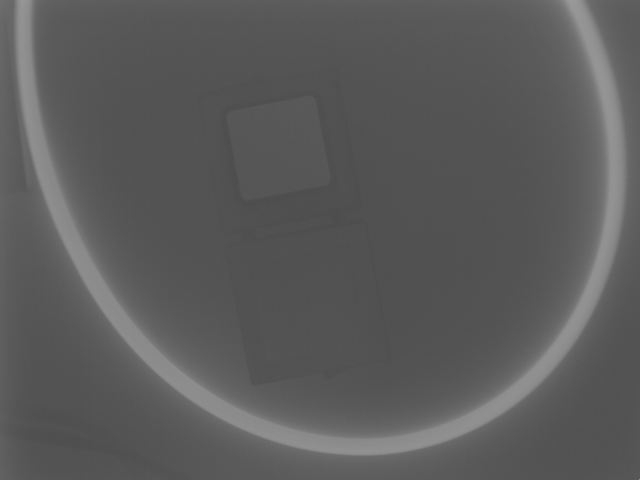
#> input picture images/alto2flujo.png, 640 x 480 px; its folder holds only this picture in this run
$ jupyter execute --allow-errors Pregunta1.ipynb   (older library calls are emulated)
#> lines starting #> are read from the running program, lines starting #| are printed output that depends on the picture; after the words box and inside, x2 and y2 are one past the last pixel; in counts of white or black regions, pixels touching at a corner belong together
### utils.py

from typing import Optional, Callable, Tuple, List, NoReturn
from functools import partial

import matplotlib.pyplot as plt
#import matplotlib.image as img
import skimage

import numpy as np
import cv2 as cv
import PIL as pil

# [245 lines left out: functions binarise, rescale_img, reverse, complement, side_by_side, structuring_circle and 6 more, not called in this run]
##

### Pregunta1.ipynb
[cell 1]
# Type annotations :
from typing import Tuple, List, Optional, NoReturn, Callable, Any, Dict

# Standard and OS :
import copy
import json
import glob
import os
import importlib # Required to reload a module
                 # because the Jupyter Kernel
                 # won't  really reimport by itself.
import multiprocessing as mp

# Image processing :
import cv2 as cv
import skimage
from skimage.feature import canny, peak_local_max
from skimage.util.dtype import dtype_range
from skimage.util import img_as_ubyte, img_as_float
from skimage import exposure
import skimage.morphology as morphology
from skimage.morphology import disk, skeletonize, thin, medial_axis, watershed, max_tree, convex_hull_image, closing
from skimage.filters import sobel
from skimage.segmentation import felzenszwalb, slic, quickshift, watershed
from skimage.segmentation import mark_boundaries
import skimage.measure as measure
import skimage.draw as draw
from skimage.color import label2rgb
#from skimage.morphology import black_tophat, skeletonize, convex_hull_image
#from skimage.morphology import disk

from skimage.filters import rank
from skimage.measure import label, regionprops

# Numeric :
import numpy as np
import pandas as pd
from scipy import ndimage as ndi

# Visualisation :
import matplotlib.pyplot as plt
import matplotlib.patches as mpatches
import seaborn as sns

# Machine-Learning :
from sklearn.cluster import KMeans

# Functional programing tools :
from functools import partial, reduce
from itertools import islice, chain, repeat
from operator import itemgetter

[cell 2]
# Modules defined within this repo :
import mfilt_funcs as mfs
importlib.reload(mfs)
import mfilt_funcs as mfs

import utils
importlib.reload(utils)
import utils

import forutils
importlib.reload(forutils)
from forutils import find_branch_points

[cell 3]
lmap = lambda x, y: list(map(x, y))
lfilter = lambda x, y: list(filter(x, y))
imread = lambda x: cv.imread(x, 0)
pad_obj = lambda x: cv.copyMakeBorder(np.float64(x.image), 10, 10, 10, 10, cv.BORDER_CONSTANT)
pad  = lambda x: cv.copyMakeBorder(np.float64(x), 10, 10, 10, 10, cv.BORDER_CONSTANT)
pad1 = lambda x: cv.copyMakeBorder(np.float64(x), 1, 1, 1, 1, cv.BORDER_CONSTANT)

[cell 4]
plt.style.use('seaborn-deep')
plt.rcParams['figure.figsize'] = (12, 8)

[cell 5]
#################################### Tested and functional : #######################################

# [92 lines left out: functions chunk_pad, segplot, watershed_viz, ez_watershed, not called in this run]
##

def auto_segment(
    img: np.ndarray,
    groups: int = 2,
    skew: Optional[float] = None,
    nonzero: bool = False,
    verbose: bool = False,
    save_file: Optional[str] = None,
    figsize: Optional[Tuple[int]] = (12, 8)
) -> np.ndarray:
    """
        Segment (by thresholding)
    """

    assert type(groups) is int, f"type(groups) == '{type(groups)}', should be int."

    #Create the destination image from the image passed to the function, casting it when needed.
    _floats = [np.float, np.float16, np.float32, np.float64, np.float128]
    if img.dtype in _floats:
        dst: np.ndarray = copy.deepcopy(img)
    else:
        dst: np.ndarray = copy.deepcopy(np.float64(img) / 255)

    # We perform K-Means clustering analysis :
    _intensities = img.flatten()
    _show_intensities = _intensities.copy()
    if nonzero:
        _intensities = _intensities[_intensities.nonzero()]
    _kmeans = KMeans(n_clusters=groups, random_state=0, verbose=verbose).fit(_intensities.reshape(-1, 1))
    _centers = pd.core.frame.DataFrame({
        "means": chain.from_iterable(_kmeans.cluster_centers_)
    })
    _centers = _centers.sort_values(by=['means'])

    # We obtain our threshold values as pairwise means between cluster centers.
    _centers['k'] = _centers.rolling(2).mean()

    # If we desire to skew the thresholding process, we modify the K series :
    if skew is not None:
        _centers['k'] = _centers['k'].apply(lambda x: x + skew)

    # Create the values that will fill the image, according to the thresholds.
    _fill_vals = np.linspace(0, 1, groups, dtype=np.float64)

    # Fill the image with trheshold values.
    ks = [0] + _centers['k'].dropna().tolist()
    for j in range(len(ks) - 1):
        _mask = np.nonzero( (img > ks[j]) & (img < ks[j+1]) )
        dst[ _mask ] = _fill_vals[j]
    _mask = np.nonzero( img > ks[-1] )
    dst[ _mask ] = _fill_vals[-1]

    if verbose:
        fig = plt.figure(figsize = figsize)
        if skew is not None:
            print(f"\n\n Each one of the K's was skewed by a value of {skew}\n\n")
        lmap(lambda x: plt.axvline(x, color='r'), _centers.k.dropna())
        lmap(lambda x: plt.axvline(x, color='g'), _centers.means)
        _ = sns.distplot(_show_intensities, kde=False)
        fig2 = plt.figure(figsize = figsize)
        fig2.add_subplot(1, 2, 1)
        plt.imshow(img, cmap = 'gray')
        plt.title('Original')
        fig2.add_subplot(1, 2, 2)
        plt.imshow(dst, cmap = 'gray')
        plt.title(f"Threshold ({groups} groups)")

    return dst
##

def ref_region(
    img: np.ndarray,
    selem: Any = disk(5),
    sigma: int = 3,
    opening_se: np.ndarray = np.ones((10, 10)),
    closing_se: np.ndarray = np.ones((5, 5)),
    verbose: bool = False
):
    """
    """

    # Perform histogram equalisation :
    _img_eq = rank.equalize(img, selem=selem)

    # Perform edge detection :
    _edges = canny(_img_eq, sigma=3)
    _filled = ndi.binary_fill_holes(_edges)

    # Morphological processing :
    _eroded = utils.closing(
        utils.opening(np.float64(_filled), opening_se), closing_se
    )

    if verbose:
        utils.side_by_side(img, _img_eq, title1="Original", title2="Histogram Equalised")
        #plt.title('Lol')
        utils.side_by_side(_img_eq, _filled, title1="Histogram Equalised", title2="Canny Edge Detection + Filled image")
        #plt.title('Lal')
        utils.side_by_side(_filled, _eroded, title1="Canny Edge Detection + Filled image", title2="Opening, closing")
        #plt.title('Lel')

    return _eroded
##

def subdivide_hose(
    img: np.ndarray,
    n: int = 2,
    contiguous: bool = False,
    disksize: Optional[float] = None
) -> List[np.ndarray]:
    """
        Subdivide a hose into n chunks, automatically.
    """

    _edges = canny(img)
    _label_image = label(_edges, return_num=False)
    _objs = regionprops(_label_image)

    _smallest = reduce(lambda x, y: x if x.area < y.area else y, _objs)
    _largest  = reduce(lambda x, y: x if x.area > y.area else y, _objs)

    if contiguous:
        # Sort according to columns.
        _short = np.array(sorted(_smallest.coords, key=itemgetter(1)))
        _long  = np.array(sorted(_largest.coords,  key=itemgetter(1)))
    else:
        _short = _smallest.coords
        _long  = _largest.coords

    _small_chunks = np.array_split(_short, n)
    _large_chunks = np.array_split(_long, n)

    # Create n subdivision masks :
    _masked = [np.zeros_like(img, dtype=img.dtype) for i in range(n)]

    for i in range(len(_masked)):
        for _coord in _small_chunks[i]:
            _masked[i][tuple(_coord)] = 1
        for _coord in _large_chunks[i]:
            _masked[i][tuple(_coord)] = 1

    disksize = disksize if disksize is not None else 13

    return [ cv.bitwise_and(np.uint8(img), np.uint8(morphology.dilation(_mask, disk(disksize)))) for _mask in _masked ]
##


# [67 lines left out: functions plot_label_image_regions, my_thinning, prune, not called in this run]

    # Hit or miss stage :
    #X2 = reduce(ndi.binary_hit_or_miss, B, X1)

    #return X2

    # Dilation stage :
    #X3 = cv.dilate(X2, H)
    # Hit-or-miss
    #ndi.binary_hit_or_miss
##

[cell 6]
cwd  = os.path.abspath('.')
path = os.path.join(cwd, 'images')
pattern = os.path.join(path, '*flujo.png')
files = glob.glob(pattern)
files

Todas nuestras imágenes de interés contienen la cadena de caracteres 'flujo.png'.

[cell 7]
llaves = lmap(lambda x: os.path.split(x)[-1], files)

[cell 8]
mangueras = {
    f"{nombre}": imread(file) for file, nombre in zip(files, llaves)
}
#> mangueras = 1 item

[cell 9]
intensities = pd.core.frame.DataFrame({
    key: mangueras[key].flatten() for key in mangueras.keys()
})
#> intensities = table of 307200 rows and 1 columns

[cell 10]
# SUPER SLOW !
# Do not run !
sns.pairplot(intensities)
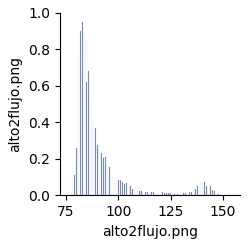
#> figure drawn by matplotlib, 1 panel

Podemos observar una gran correlación entre las intensidades de todas las imágenes.

[cell 11]
for i in intensities:
    sns.distplot(intensities[i],  kde=False)
#> this loop made 1 pass
#> i on pass 1: 'alto2flujo.png'

Nótese lo similares que son las distribuciones de las intensidades, independientemente de la intensidad del flujo.

[cell 12]
mangueras_segmentadas = {
    key: auto_segment(mangueras[key], verbose=False, groups=2, skew=None) for key in mangueras.keys()
}
#> in auto_segment, img is the input picture: shape (480, 640); min 76, max 154, mean 91.6
#> in auto_segment, `ks = [0] + _centers['k'].dropna().tolist()`: ks = [0, 110.5]
#> the loop in auto_segment, `for j in range(len(ks) - 1):` made 1 pass
#> in auto_segment, `dst[ _mask ] = _fill_vals[-1]`:
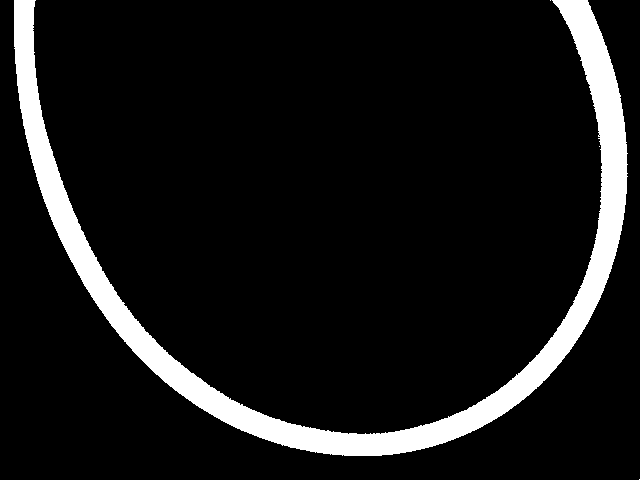
#> dst: shape (480, 640) float64; values 0 (black) and 1 (white), 9.3% white; 4 white regions (3 under 20 px), largest, box (x1, y1, x2, y2) and area: (14, 0, 628, 456) 28662
#> mangueras_segmentadas = 1 item

Aquí segmentamos automáticamente la región de la manguera, gracias al gran contraste que existe entre éste nuestro ente de interés y el fondo (muy claro el primero, oscuro el segundo).

Usamos la función que diseñamos : ```auto_segment()```

[cell 13]
for nombre in mangueras.keys():
    utils.side_by_side(
        mangueras[nombre], mangueras_segmentadas[nombre],
        title1=nombre, title2=f"{nombre} : manguera segmentada"
    )
#> this loop made 1 pass

Aquí podemos observar las imágenes con su respectiva máscara de segmentación.

[cell 14]
region_ref1 = {
    key: auto_segment(mangueras[key], groups=3) for key in mangueras.keys()
}
#> call 2 of auto_segment, with groups = 3, nonzero = False, verbose = False, figsize = (12, 8)
#> in auto_segment (call 2), `ks = [0] + _centers['k'].dropna().tolist()`: ks = [0, 91.61, 117.9]
#> the loop in auto_segment (call 2), `for j in range(len(ks) - 1):` made 2 passes
#> in auto_segment (call 2), `dst[ _mask ] = _fill_vals[-1]`:
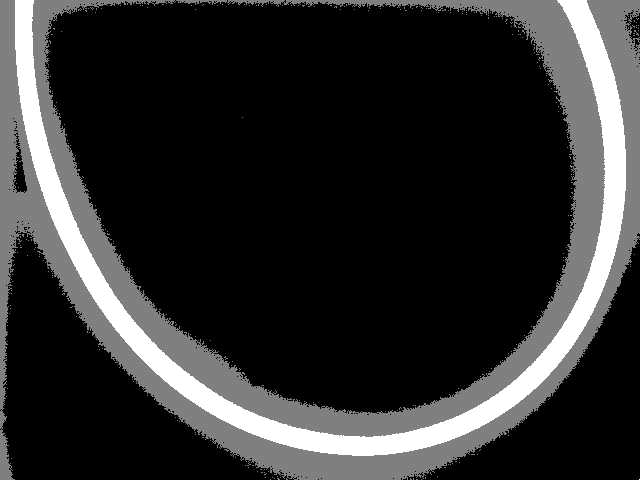
#> dst: shape (480, 640) float64; min 0, max 1, mean 0.181
#> region_ref1 = 1 item

[cell 15]
for nombre in mangueras.keys():
    utils.side_by_side(
        mangueras[nombre], region_ref1[nombre],
        title1=nombre, title2=f"{nombre} : región de referencia segmentada"
    )

Aquí podemos observar que la referencia es más difícil de segmentar en función de las intensidades.

La función fue llamada indicando que se buscaba una imagen trinaria ```auto_seg(img, groups=3)```
Se esperaba que esto permitiese segmentar la **región referencia** ya que ésta muestra una intensidad mayor a la del fondo pero menor a la de la manguera.

Tal vez quitando la región de la manguera (la de mayor intensidad) sea más fácil segmentar automáticamente la **región referencia**.

[cell 16]
sin_manguera = {
    key: mangueras[key] * np.uint8(1.0 - mangueras_segmentadas[key])
    for key in mangueras_segmentadas.keys()
}
#> sin_manguera = 1 item
plt.imshow(sin_manguera[llaves[0]], cmap='gray')

Nótese que la imagen muestra en negro la región que antes mostraba la mayor intensidad.

[cell 17]
sin_manguera = {
    key: mangueras[key] * np.uint8(1.0 - mangueras_segmentadas[key])
    for key in mangueras_segmentadas.keys()
}

[cell 18]
region_ref2 = {
    key: auto_segment(sin_manguera[key], groups=2, nonzero=True) for key in sin_manguera.keys()
}
#> call 3 of auto_segment, with groups = 2, nonzero = True, verbose = False, figsize = (12, 8)
#> in auto_segment (call 3), `ks = [0] + _centers['k'].dropna().tolist()`: ks = [0, 90.51]
#> the loop in auto_segment (call 3), `for j in range(len(ks) - 1):` made 1 pass
#> in auto_segment (call 3), `dst[ _mask ] = _fill_vals[-1]`:
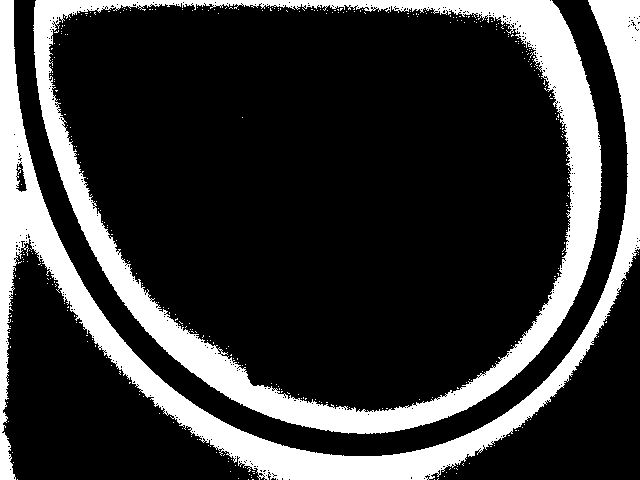
#> dst: shape (480, 640) float64; values 0 (black) and 1 (white), 21.8% white; 361 white regions (359 under 20 px), largest, box (x1, y1, x2, y2) and area: (33, 0, 602, 434) 34170, (0, 0, 640, 480) 32140
#> region_ref2 = 1 item

[cell 19]
for nombre in sin_manguera.keys():
    utils.side_by_side(
        sin_manguera[nombre], region_ref2[nombre],
        title1=nombre, title2=f"{nombre} : región de referencia segmentada"
    )

Aún teniendo la región de la manguera oscurecida, la función ```auto_seg()``` no permite segmentar la **región referencia** de forma automática. Esto podría atribuirse a que la forma del histograma de las ***imágenes con la manguera oscurecida*** sigue mostrando dos cúmulos principales como se muestra a continuación.

Sin embargo, debe notarse que la funcción ```auto_seg(.., nonzero=True)``` fue llamada con el parámetro ```nonzero=True```, lo que hace que la funcón ignore las entradas que valen 0 al momento de calcular los centros de los grupos.

Si se desea una visualización más detallada del funcionamiento de este parámetro, se recomienda correr este código, en dos celdas por separado para observar el efecto del parámetro ```nonzero``` :
```python
region_ref2 = {
    key: auto_segment(sin_manguera[key], groups=2, nonzero=True, verbose=True) for key in sin_manguera.keys()
}
```
por
```python
region_ref2 = {
    key: auto_segment(sin_manguera[key], groups=2, nonzero=False, verbose=True) for key in sin_manguera.keys()
}
```

#> (a cell that did not finish here is left out)

[cell 21]
region_ref3 = {
    key: auto_segment(sin_manguera[key], groups=3, nonzero=True) for key in sin_manguera.keys()
}
#> call 4 of auto_segment, with groups = 3, nonzero = True, verbose = False, figsize = (12, 8)
#> in auto_segment (call 4), `ks = [0] + _centers['k'].dropna().tolist()`: ks = [0, 87.3, 96.43]
#> the loop in auto_segment (call 4), `for j in range(len(ks) - 1):` made 2 passes
#> in auto_segment (call 4), `dst[ _mask ] = _fill_vals[-1]`:
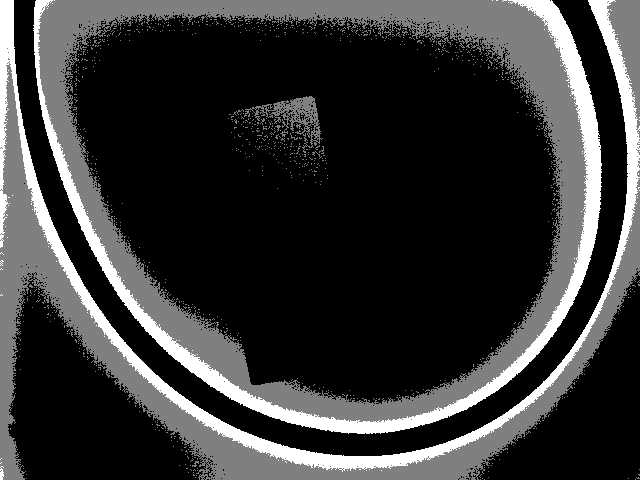
#> dst: shape (480, 640) float64; min 0, max 1, mean 0.208
#> region_ref3 = 1 item

[cell 22]
for nombre in sin_manguera.keys():
    utils.side_by_side(
        sin_manguera[nombre], region_ref3[nombre],
        title1=nombre, title2=f"{nombre} : región de referencia segmentada"
    )

[cell 23]
edges = canny(mangueras[llaves[0]] /255.)
#> edges: shape (480, 640) bool; 0.89% white in thin lines or dots
fill_coins = ndi.binary_fill_holes(edges)

[cell 24]
verbose = False

if verbose:
    for img1 in mangueras.values():
        ref_region(img1, verbose=True)

[cell 25]
region_ref4 = {
    key: ref_region(mangueras[key]) for key in mangueras.keys()
}
#> in ref_region, `_img_eq = rank.equalize(img, selem=selem)`:
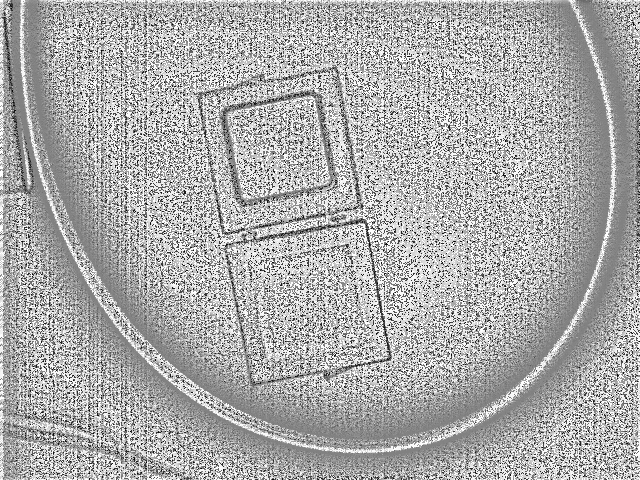
#> _img_eq: shape (480, 640); min 3, max 255, mean 171.5
#> in opening, `return cv.dilate(cv.erode(src, kernel, iterations=iterations), kernel,..`:
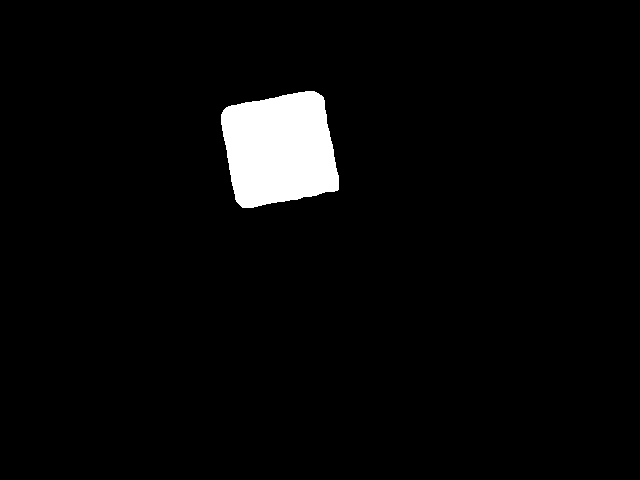
#> returned value: shape (480, 640) float64; values 0 (black) and 1 (white), 3.5% white; 1 white region, box (x1, y1, x2, y2) and area: (221, 91, 339, 208) 10839
#> region_ref4 = 1 item

[cell 26]
for nombre, imagen in zip(region_ref4.keys(), region_ref4.values()):
    plt.figure()
    plt.imshow(np.uint8(imagen), cmap="gray")
    plt.title(nombre)
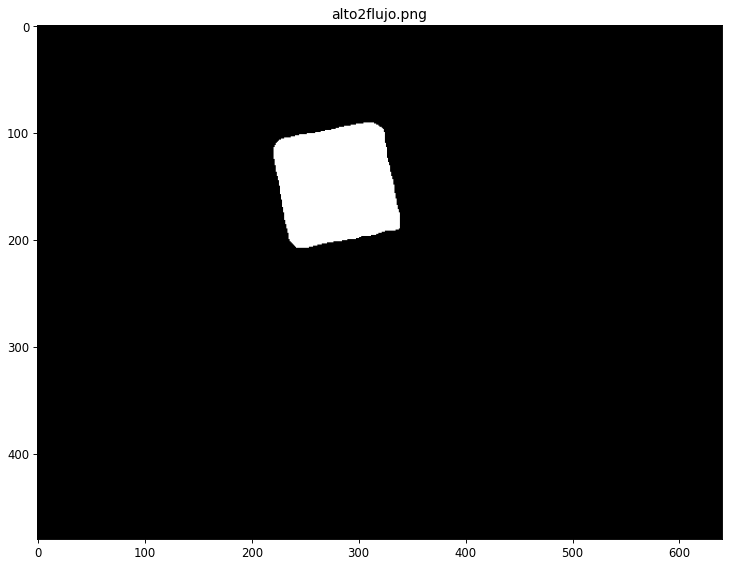
#> figure drawn by matplotlib, 1 panel

[cell 27]
segmented_ref_reg = {
    key: mangueras[key] * region_ref4[key] for key in llaves
}
#> segmented_ref_reg = 1 item

[cell 28]
_tmp = copy.deepcopy(mangueras[llaves[0]][80:220, 210:350])
#_tmp[ _tmp < 85] = 0
#_tmp *= np.uint8( auto_segment(_tmp) * 255 )
plt.imshow(_tmp, cmap='gray')
plt.figure()
sns.distplot(_tmp.flatten()[_tmp.flatten().nonzero()])

[cell 29]
plt.imshow(mangueras[llaves[0]])

[cell 30]
# [5 lines of commented-out code are left out]

[cell 31]
_tmp = copy.deepcopy(segmented_ref_reg[llaves[0]][80:220, 210:350])
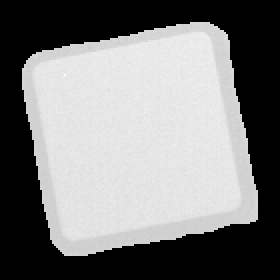
#> _tmp: shape (140, 140) float64 (shown 2 times larger); min 0, max 96, mean 47; drawn with min black and max white
plt.imshow(_tmp, cmap='gray')
plt.figure()
sns.distplot(_tmp[ _tmp != 0].flatten(), kde=False)
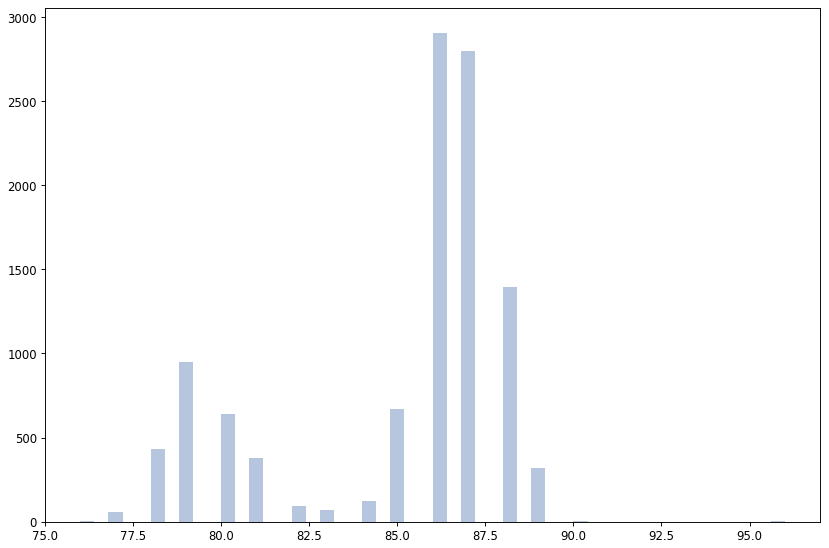
#> figure drawn by matplotlib, 1 panel; tallest bar 2907 high, from x = 86 to 86.4
#> (the rest of the program and of its run is left out)
